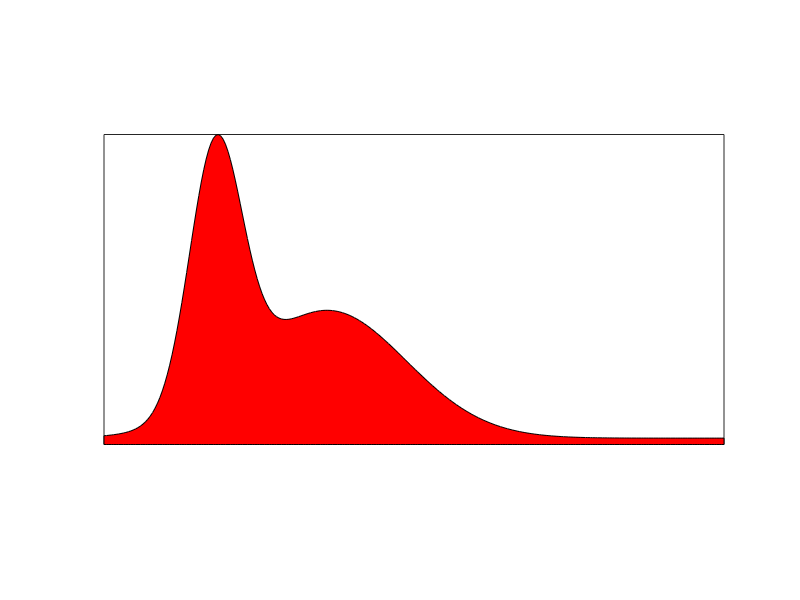
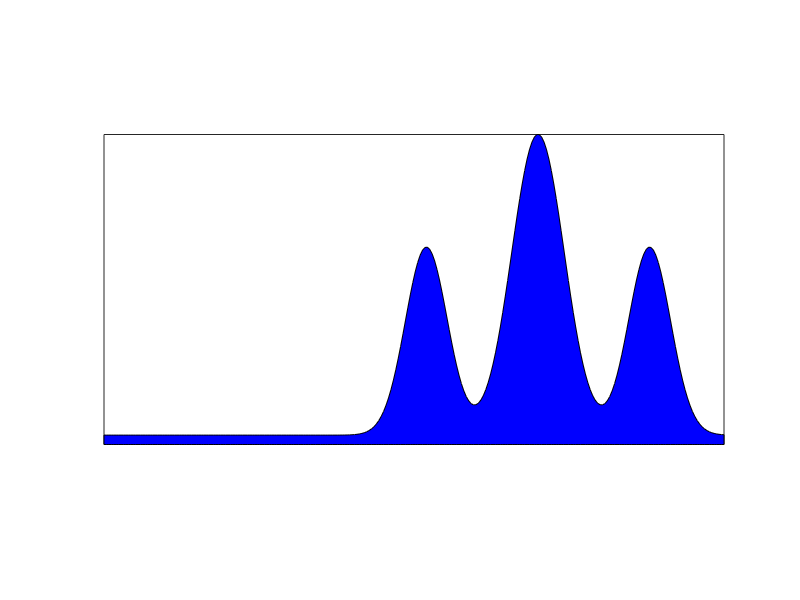
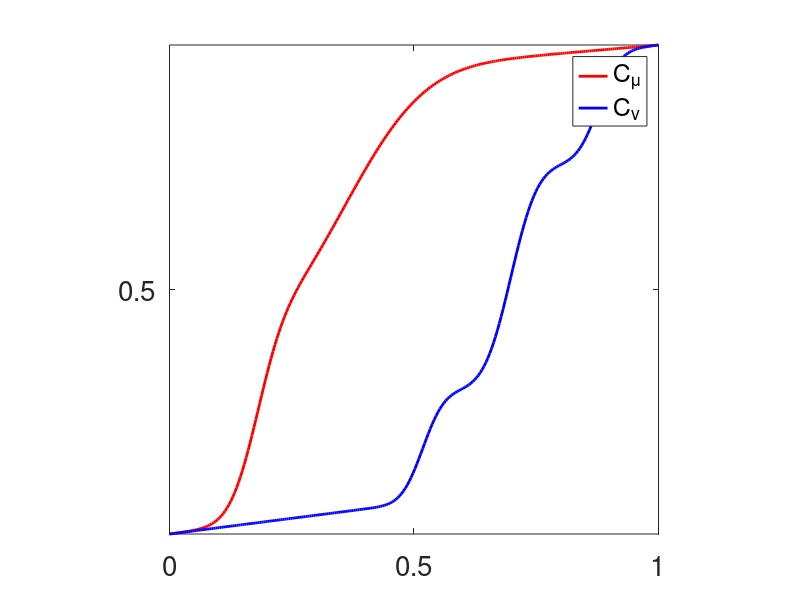
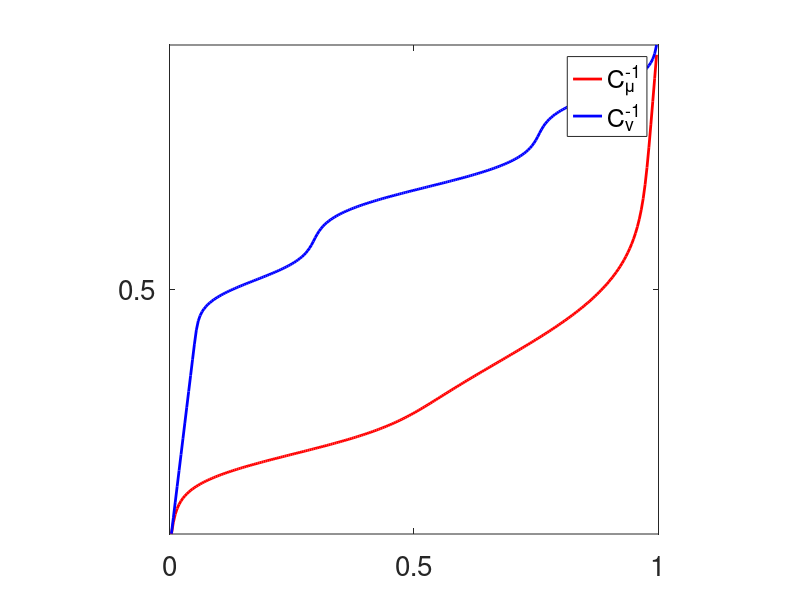

Write the MATLAB code that produced these figures, in order.
%%
% Test for 1D OT using cumulative distributions.

addpath('../toolbox/');

SetAR = @(ar)set(gca, 'PlotBoxAspectRatio', [1 ar 1]);
SetTickOff = @()set(gca, 'XTick',[], 'YTick',[]);
SetTickOn = @()set(gca, 'XTick',[0 1/2 1], 'YTick',[0 1/2 1]);

rep = 'results/1d-cumulative/';
[~,~] = mkdir(rep);

N = 256;
t = linspace(0,1,N)';
gauss = @(m,s)exp(-(t-m).^2/(2*s).^2);
normalize = @(x)x/sum(x(:));

s = .6;
a = gauss(.3*s,.05*s) + .5*gauss(.6*s,.15*s);
b = .5*gauss(1-s*.2,.04*s) + .8*gauss(1-s*.5,.05*s) + .5*gauss(1-s*.8,.04*s);
vmin = .025;
a = normalize(vmin + a);
b = normalize(vmin + b);

plot(t,[a b]);

clf;
area(t, a, 'FaceColor', 'r');
axis tight; SetAR(1/2); SetTickOff();
saveas(gca, [rep 'input-mu.eps'], 'epsc');

clf;
area(t, b, 'FaceColor', 'b');
axis tight; SetAR(1/2); SetTickOff();
saveas(gca, [rep 'input-nu.eps'], 'epsc');

% cumulative
ca = cumsum(a);
cb = cumsum(b);
% inverse cumulatives
ica = interp1(ca, t, t, 'spline');
icb = interp1(cb, t, t, 'spline');
% composition of function
Tab = interp1(t, icb, ca, 'spline'); % icb o ca
Tba = interp1(t, ica, cb, 'spline'); % ica o cb
% should be close to Id
Iaa = interp1(t, Tba, Tab, 'spline'); % Tba o Tab
Ibb = interp1(t, Tab, Tba, 'spline'); % Tab o Tba

lw = 2;
clf; hold on;
plot(t, ca, 'r', 'LineWidth', lw);
plot(t, cb, 'b', 'LineWidth', lw);
axis tight; box on; SetTickOn();  SetAR(1);
legend('C_{\mu}', 'C_{\nu}');
set(gca, 'FontSize', 20);
saveas(gca, [rep 'cumul.eps'], 'epsc');

clf; hold on;
plot(t, ica, 'r', 'LineWidth', lw);
plot(t, icb, 'b', 'LineWidth', lw);
axis tight; box on; SetTickOn();  SetAR(1);
legend('C_{\mu}^{-1}', 'C_{\nu}^{-1}');
set(gca, 'FontSize', 20);
saveas(gca, [rep 'icumul.eps'], 'epsc');

clf; hold on;
plot(t, Tab, 'color', [1/2 1/2 0], 'LineWidth', lw);
plot(t, Tba, 'color', [0 1/2 1/2], 'LineWidth', lw);
legend('T', 'T^{-1}');
axis tight; box on; SetTickOn();  SetAR(1);
set(gca, 'FontSize', 20);
saveas(gca, [rep 'transports.eps'], 'epsc');

% Barycenter of inverse cumulant`
q = 9;
m = {}; icm = {}; cm = {};
for i=1:q
    r = (i-1)/(q-1);
    icm{i} = (1-r)*ica + r*icb;
    cm{i} = interp1(icm{i}, t, t, 'spline');
    m{i} = diff([0;cm{i}]);
end

% display inverpolation of inverse cumulant
clf; hold on;
for i=1:q
    r = (i-1)/(q-1);
    col = [1-r 0 r];
    plot(t, icm{i}, 'color', col, 'LineWidth', lw);
end
axis tight; SetAR(1); SetTickOn(); box on;
set(gca, 'FontSize', 20);
saveas(gca, [rep 'interp-cumul.eps'], 'epsc');

% display inverpolation of measures
clf; hold on;
for i=1:q
    r = (i-1)/(q-1);
    col = [1-r 0 r];
    plot(t, m{i}, 'color', col, 'LineWidth', lw);
end
axis tight; SetAR(1/2); SetTickOff(); box on;
set(gca, 'FontSize', 20);
saveas(gca, [rep 'interp-bary.eps'], 'epsc');


